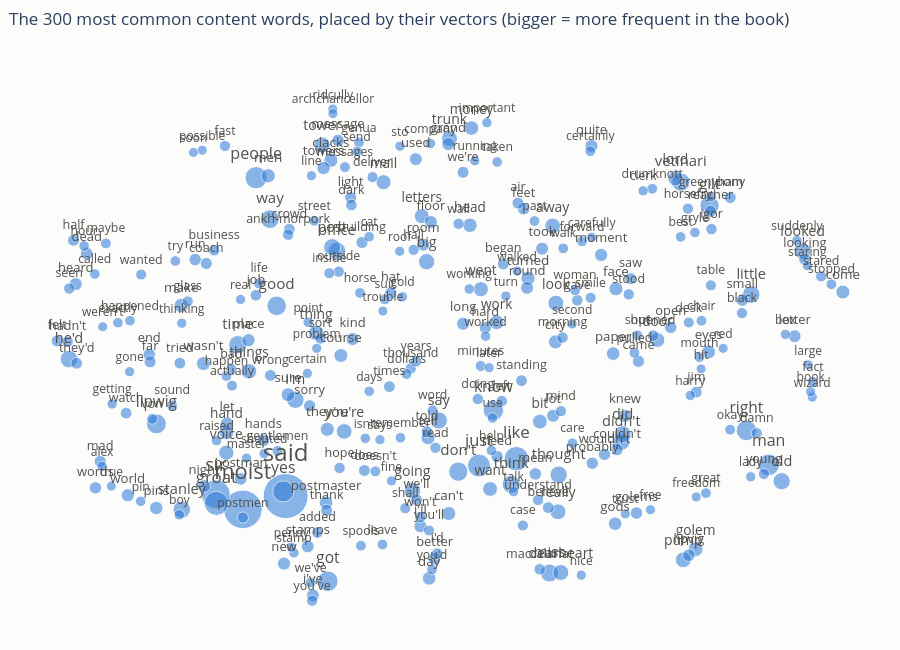

This figure's notebook cell:
### Markdown cell above
<details>
<summary>What this cell does</summary>

Draws the 100 most common words of the book (leaving out filler words such as "the" and "with") on a flat map. t-SNE squeezes the 100-number vectors into 2 dimensions while trying to keep words that were close in the full space close on the map, so groups of related words form clusters. Hover to see how often each word appears, and zoom in to read crowded areas. Distances between far-apart clusters are not meaningful on a t-SNE map; only the neighborhoods are.

</details>

### Code cell
from sklearn.manifold import TSNE
from sklearn.feature_extraction.text import ENGLISH_STOP_WORDS
import plotly.graph_objects as go

N_MAP = 300
map_words = [w for w in vocab if w not in ENGLISH_STOP_WORDS and len(w) > 2][:N_MAP]
xy = TSNE(n_components=2, metric="cosine", perplexity=8, random_state=SEED, init="pca") \
        .fit_transform(unit[[word_to_id[w] for w in map_words]].numpy())

# size by frequency: square root, so the most common words don't swamp the map
freqs = np.array([counts[w] for w in map_words], dtype=float)
scaled = (np.sqrt(freqs) - np.sqrt(freqs.min())) / (np.sqrt(freqs.max()) - np.sqrt(freqs.min()))
dot_sizes = 10 + scaled * 35         # 10 to 45 px
text_sizes = 12 + scaled * 12        # 12 to 24 pt

# fit the view tightly around the words, with a small margin for labels
pad_x = (xy[:, 0].max() - xy[:, 0].min()) * 0.06
pad_y = (xy[:, 1].max() - xy[:, 1].min()) * 0.08

fig = go.Figure(go.Scatter(
    x=xy[:, 0], y=xy[:, 1], mode="markers+text", text=map_words, textposition="top center",
    textfont=dict(size=text_sizes, color="#52514e"),
    marker=dict(size=dot_sizes, color="#2a78d6", opacity=0.55, line=dict(width=1, color="#fcfcfb")),
    hovertext=[f"{w} ({counts[w]:,} times)" for w in map_words], hoverinfo="text"))
fig.update_layout(title=dict(text=f"The {N_MAP} most common content words, placed by their vectors "
                                  f"(bigger = more frequent in the book)", x=0.01),
                  height=650, paper_bgcolor="#fcfcfb", plot_bgcolor="#fcfcfb",
                  xaxis=dict(visible=False, range=[xy[:, 0].min() - pad_x, xy[:, 0].max() + pad_x]),
                  yaxis=dict(visible=False, range=[xy[:, 1].min() - pad_y, xy[:, 1].max() + pad_y * 1.5]),
                  margin=dict(l=10, r=10, t=50, b=10))
fig.show()

### Figure 1 — Plotly figure (JSON) as saved in the notebook; plotly's stock layout.template omitted (floating-point values rounded to 4 significant figures; data arrays with more than 128 entries replaced by an {"elided": "..."} marker saying what was removed)
{"data": [{"hoverinfo": "text", "hovertext": {"elided": "300 str values"}, "marker": {"color": "#2a78d6", "line": {"color": "#fcfcfb", "width": 1}, "opacity": 0.55, "size": {"elided": "300 float values"}}, "mode": "markers+text", "text": {"elided": "300 str values"}, "textfont": {"color": "#52514e", "size": {"elided": "300 float values"}}, "textposition": "top center", "type": "scatter", "x": {"elided": "300 float values"}, "y": {"elided": "300 float values"}}], "layout": {"height": 650, "margin": {"b": 10, "l": 10, "r": 10, "t": 50}, "paper_bgcolor": "#fcfcfb", "plot_bgcolor": "#fcfcfb", "title": {"text": "The 300 most common content words, placed by their vectors (bigger = more frequent in the book)", "x": 0.01}, "xaxis": {"range": [-42.4, 44.26], "visible": false}, "yaxis": {"range": [-53.86, 58.21], "visible": false}}}
